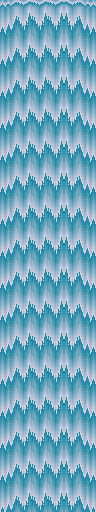

A 2D game scene composited from a Tiled map and its tileset images. What follows is a short description and the map's XML, with every tile layer's data as written:
An orthogonal 6x32 tile map with 16x16 px tiles, 1 tile layer (Tile Layer 1).

<map version="1.9" tiledversion="1.9.0" orientation="orthogonal" renderorder="right-down" width="6" height="32" tilewidth="16" tileheight="16" infinite="0" nextlayerid="2" nextobjectid="1">
 <tileset firstgid="1" source="NoahsPark.tsx" />
 <layer id="1" name="Tile Layer 1" width="6" height="32">
  <data encoding="csv">
606,607,607,607,2147484255,2147484254,
638,639,639,639,2147484287,2147484286,
670,671,671,671,2147484319,2147484318,
638,639,639,639,2147484287,2147484286,
670,671,671,671,2147484319,2147484318,
638,639,639,639,2147484287,2147484286,
670,671,671,671,2147484319,2147484318,
638,639,639,639,2147484287,2147484286,
670,671,671,671,2147484319,2147484318,
638,639,639,639,2147484287,2147484286,
670,671,671,671,2147484319,2147484318,
638,639,639,639,2147484287,2147484286,
670,671,671,671,2147484319,2147484318,
638,639,639,639,2147484287,2147484286,
670,671,671,671,2147484319,2147484318,
638,639,639,639,2147484287,2147484286,
670,671,671,671,2147484319,2147484318,
638,639,639,639,2147484287,2147484286,
670,671,671,671,2147484319,2147484318,
638,639,639,639,2147484287,2147484286,
670,671,671,671,2147484319,2147484318,
638,639,639,639,2147484287,2147484286,
670,671,671,671,2147484319,2147484318,
638,639,639,639,2147484287,2147484286,
670,671,671,671,2147484319,2147484318,
638,639,639,639,2147484287,2147484286,
670,671,671,671,2147484319,2147484318,
638,639,639,639,2147484287,2147484286,
670,671,671,671,2147484319,2147484318,
638,639,639,639,2147484287,2147484286,
670,671,671,671,2147484319,2147484318,
638,639,639,639,2147484287,2147484286
</data>
 </layer>
</map>
